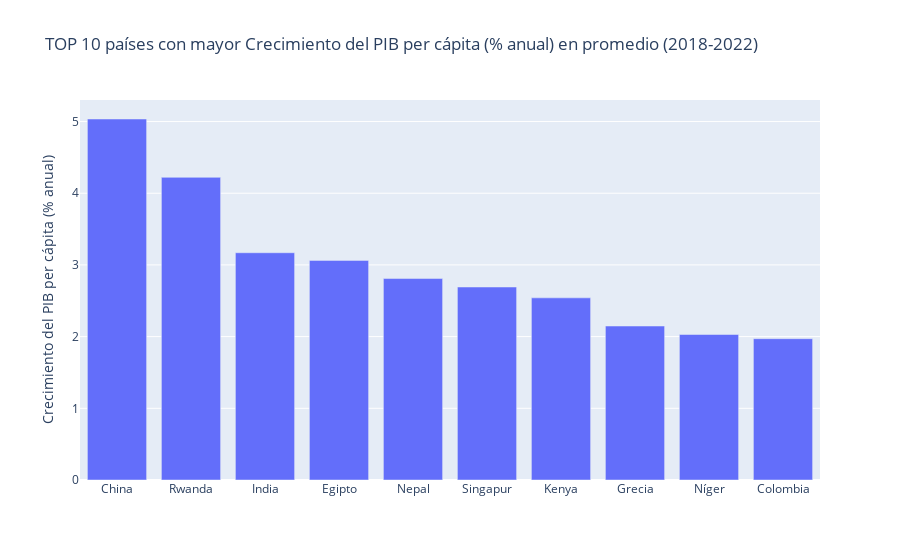

The notebook cell this image was saved under:
### Code cell
fig = px.bar(top_paises, title="TOP 10 países con mayor Crecimiento del PIB per cápita (% anual) en promedio (2018-2022)", y="Crecimiento del PIB per cápita (% anual)")
fig.update_xaxes(title_text="")
fig.show()

### Figure 1 — Plotly figure (JSON) as saved in the notebook; plotly's stock layout.template omitted (floating-point values rounded to 4 significant figures)
{"data": [{"alignmentgroup": "True", "hovertemplate": "país Name=%{x}<br>Crecimiento del PIB per cápita (% anual)=%{y}<extra></extra>", "legendgroup": "", "marker": {"color": "#636efa", "pattern": {"shape": ""}}, "name": "", "offsetgroup": "", "orientation": "v", "showlegend": false, "textposition": "auto", "type": "bar", "x": ["China", "Rwanda", "India", "Egipto", "Nepal", "Singapur", "Kenya", "Grecia", "Níger", "Colombia"], "xaxis": "x", "y": [5.036, 4.222, 3.17, 3.063, 2.81, 2.692, 2.541, 2.148, 2.029, 1.971], "yaxis": "y"}], "layout": {"barmode": "relative", "legend": {"tracegroupgap": 0}, "title": {"text": "TOP 10 países con mayor Crecimiento del PIB per cápita (% anual) en promedio (2018-2022)"}, "xaxis": {"anchor": "y", "domain": [0, 1], "title": {"text": ""}}, "yaxis": {"anchor": "x", "domain": [0, 1], "title": {"text": "Crecimiento del PIB per cápita (% anual)"}}}}
